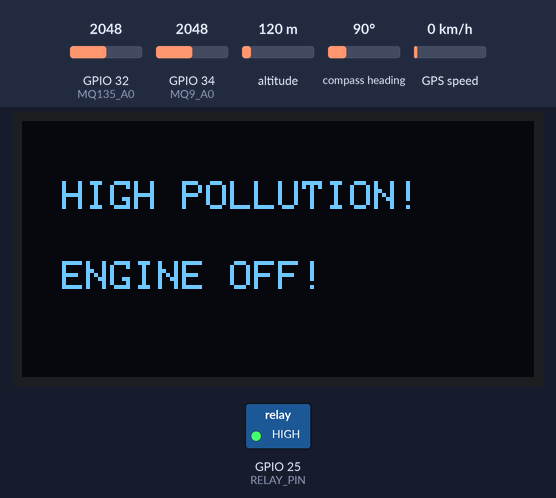
Recording of a sketch running on a simulated ESP32. Parts: 128×64 one-colour display, switched loads named in the sketch (green lamp = pin HIGH). Inputs (shaded band) come from the test bench; at power-on: GPIO 32 (MQ135_A0) = 2048, GPIO 34 (MQ9_A0) = 2048, altitude 120 m, compass heading 90°, GPS speed 0 km/h. WiFi joins after 1.5 s; servers stay silent unless stated; the GPS gets a fix after 3 s at 37.7749, -122.4194 with 8 satellites; no MQTT or app messages arrive unless stated; what the sketch prints to the serial monitor is not drawn.

Above: at 1.7 s.
Timing chart, 0 to 3.2 s (numbered marks = the images above):
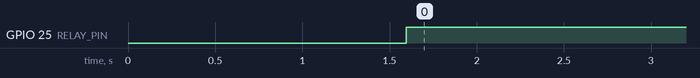

Measured:
- by itself, GPIO 25 (RELAY_PIN): LOW → HIGH at 1.6 s

The sketch:

mq_with_aws.ino
```cpp
#include <Wire.h>
#include <Adafruit_GFX.h>
#include <Adafruit_SSD1306.h>
#include <HardwareSerial.h>
#include <TinyGPS++.h>
#include <WiFi.h>
#include <WiFiClientSecure.h>
#include <PubSubClient.h>

// OLED Display Settings
#define SCREEN_WIDTH 128
#define SCREEN_HEIGHT 64
Adafruit_SSD1306 display(SCREEN_WIDTH, SCREEN_HEIGHT, &Wire, -1);

// Sensor & Relay Pins
const int MQ135_A0 = 32;
const int MQ9_A0 = 34;
const int RELAY_PIN = 25;

// Pollution Thresholds
const float MQ135_THRESHOLD = 1.2;
const float MQ9_THRESHOLD = 0.5;

// GPS Module Pins
#define RXD2 16
#define TXD2 17
HardwareSerial gpsSerial(1);
TinyGPSPlus gps;

// Wi-Fi Credentials
const char* ssid = "realme 8i";
const char* password = "raj@12345";

// AWS IoT Core Settings
const char* mqtt_server = "a1s2te1nmhg9mc-ats.iot.eu-north-1.amazonaws.com";
const char* mqtt_topic = "bike/pollution";
WiFiClientSecure net;
PubSubClient client(net);

// SSL Certificates
const char* aws_cert_ca = "-----BEGIN CERTIFICATE-----\n"
"MIIDQTCCAimgAwIBAgITBmyfz5m/jAo54vB4ikPmljZbyjANBgkqhkiG9w0BAQsF\n"
"ADA5MQswCQYDVQQGEwJVUzEPMA0GA1UEChMGQW1hem9uMRkwFwYDVQQDExBBbWF6\n"
"b24gUm9vdCBDQSAxMB4XDTE1MDUyNjAwMDAwMFoXDTM4MDExNzAwMDAwMFowOTEL\n"
"MAkGA1UEBhMCVVMxDzANBgNVBAoTBkFtYXpvbjEZMBcGA1UEAxMQQW1hem9uIFJv\n"
"b3QgQ0EgMTCCASIwDQYJKoZIhvcNAQEBBQADggEPADCCAQoCggEBALJ4gHHKeNXj\n"
"ca9HgFB0fW7Y14h29Jlo91ghYPl0hAEvrAIthtOgQ3pOsqTQNroBvo3bSMgHFzZM\n"
"9O6II8c+6zf1tRn4SWiw3te5djgdYZ6k/oI2peVKVuRF4fn9tBb6dNqcmzU5L/qw\n"
"IFAGbHrQgLKm+a/sRxmPUDgH3KKHOVj4utWp+UhnMJbulHheb4mjUcAwhmahRWa6\n"
"VOujw5H5SNz/0egwLX0tdHA114gk957EWW67c4cX8jJGKLhD+rcdqsq08p8kDi1L\n"
"93FcXmn/6pUCyziKrlA4b9v7LWIbxcceVOF34GfID5yHI9Y/QCB/IIDEgEw+OyQm\n"
"jgSubJrIqg0CAwEAAaNCMEAwDwYDVR0TAQH/BAUwAwEB/zAOBgNVHQ8BAf8EBAMC\n"
"AYYwHQYDVR0OBBYEFIQYzIU07LwMlJQuCFmcx7IQTgoIMA0GCSqGSIb3DQEBCwUA\n"
"A4IBAQCY8jdaQZChGsV2USggNiMOruYou6r4lK5IpDB/G/wkjUu0yKGX9rbxenDI\n"
"U5PMCCjjmCXPI6T53iHTfIUJrU6adTrCC2qJeHZERxhlbI1Bjjt/msv0tadQ1wUs\n"
"N+gDS63pYaACbvXy8MWy7Vu33PqUXHeeE6V/Uq2V8viTO96LXFvKWlJbYK8U90vv\n"
"o/ufQJVtMVT8QtPHRh8jrdkPSHCa2XV4cdFyQzR1bldZwgJcJmApzyMZFo6IQ6XU\n"
"5MsI+yMRQ+hDKXJioaldXgjUkK642M4UwtBV8ob2xJNDd2ZhwLnoQdeXeGADbkpy\n"
"rqXRfboQnoZsG4q5WTP468SQvvG5\n"
"-----END CERTIFICATE-----\n";

const char* aws_cert_client = "-----BEGIN CERTIFICATE-----\n"
"MIIDWjCCAkKgAwIBAgIVANv1dvfN6DPsAKMfbTM9FZqnBXREMA0GCSqGSIb3DQEB\n"
"CwUAME0xSzBJBgNVBAsMQkFtYXpvbiBXZWIgU2VydmljZXMgTz1BbWF6b24uY29t\n"
"IEluYy4gTD1TZWF0dGxlIFNUPVdhc2hpbmd0b24gQz1VUzAeFw0yNTAzMTgwMjEw\n"
"MTNaFw00OTEyMzEyMzU5NTlaMB4xHDAaBgNVBAMME0FXUyBJb1QgQ2VydGlmaWNh\n"
"dGUwggEiMA0GCSqGSIb3DQEBAQUAA4IBDwAwggEKAoIBAQDDfgrsDH2pMD95DGUi\n"
"8LUOLZIGeDUU1lab2Rv2BKGT/4CHzHOxLYAdlJEQL/UeF8YHoB0eJ4uTRREU1n+B\n"
"8twMNPamlKhN/tfLtE4Qt7TFsTS04dWuDuLUmf4+Y+kVoThNvnRYB2L1Uh4roO1S\n"
"lwlW2gailgVvirK6451bPxwaYOMPj8PXPVd94FAKGM4OQ58vaDDGkoGq5CQYwV78\n"
"66s5qXlCloQfjd9vLjAK3htbAawB7YTaW8EX9lDgzfbKlg4++vmEP6cpGQQPhaiY\n"
"BHgzimvX2oBsMsYQyCnnG/U9vYLt5w5S46NGY/voyUqUQ4WnXR8h9fCXkCMsp7Ep\n"
"GQnrAgMBAAGjYDBeMB8GA1UdIwQYMBaAFN87ZudGCtWhyYnSpG3r3w8A4SBYMB0G\n"
"A1UdDgQWBBTnGX+7cqnlATByPw7NDi0uLolItzAMBgNVHRMBAf8EAjAAMA4GA1Ud\n"
"DwEB/wQEAwIHgDANBgkqhkiG9w0BAQsFAAOCAQEAgwFCbQH4xwVh9p9Zer+HEY8Z\n"
"OGglApRq5/6IbLHJ/+FZKOmUteIr/HgZmetu2ltoHT9SW7F3sEsIz6mYYGONcT+H\n"
"Z31ELrl3I+zxbMMny60haS0KbiNkixn61n40wEeMyJxrSxUwpJ2o8ZjkKEI9K2G8\n"
"GvHoGILka4gL2HV4Va/HB4fGA1YvY8gIlAutHQ+KI9IjOZAuj33YcgOEzqWPu4Vk\n"
"yLjWer8a6syTgasTwfdD+AuacPJxrxYdFo4tkEOcJsg7YaHVrYCtuQECGkz36Me5\n"
"ApffjTr2iAIX7I7H2dpH4kugpspOIRp725eRiLUGeZZ5vI/w/jMHgnXVNAwHBg==\n"
"-----END CERTIFICATE-----\n";

const char* aws_cert_private = "-----BEGIN RSA PRIVATE KEY-----\n"
"MIIEogIBAAKCAQEAw34K7Ax9qTA/eQxlIvC1Di2SBng1FNZWm9kb9gShk/+Ah8xz\n"
"sS2AHZSREC/1HhfGB6AdHieLk0URFNZ/gfLcDDT2ppSoTf7Xy7ROELe0xbE0tOHV\n"
"rg7i1Jn+PmPpFaE4Tb50WAdi9VIeK6DtUpcJVtoGopYFb4qyuuOdWz8cGmDjD4/D\n"
"1z1XfeBQChjODkOfL2gwxpKBquQkGMFe/OurOal5QpaEH43fby4wCt4bWwGsAe2E\n"
"2lvBF/ZQ4M32ypYOPvr5hD+nKRkED4WomAR4M4pr19qAbDLGEMgp5xv1Pb2C7ecO\n"
"UuOjRmP76MlKlEOFp10fIfXwl5AjLKexKRkJ6wIDAQABAoIBAAsUH4ZVBuIJq+8u\n"
"NqUOQxR0nKvlMAzoQKxAV4dPp+B9QElx2rSVwYbrnnTuYtO7wSs5daz5zL0h0t/9\n"
"b+hrXPEMJ1Y1YnxZDt2qcCoeXw49BqGhkrx0d4JY38GlY9Yn9srhGjLK6F7CspcC\n"
"XbCqgor7fBjGq7QwhgR1VbuQDgWoknfkFaaNrIZJvyN1yZ6DWTKBLG/mxI6qxFQr\n"
"7A5qZT/IYpZgkev/1a+gzFem7K2Iv/2CLegq076CBxfnbd3hVPqPglmeHqHrVe82\n"
"lUKbXetTj5mmfJgpUCK5fJN1DqdbGZ/vzRiyr8oVxwXS/IoziVpLc8YRNelhFvj4\n"
"VmFFRbECgYEA+AlgyzyHVGJEgyPtgfIa3BBTtv5bjX6Dj/4agzk64lihiaHhVZGQ\n"
"/IFQb5FNzZhomfFmUYJNfCLd73OWzHPiyhRhozamJH+t1oPGeo4zO7u2tVC1dG44\n"
"Yf6UNP2ykPlZtTp8NaEGAYvcupoFFDJP6h0VReGOvYs/atg0tbDIHpUCgYEAycTN\n"
"H9l7fI/w5cSbKaAFfabX5EVxguTgTZg41UMKAEkADX15eCGC56dAC7avTHzhwPyq\n"
"Qag83v0+mCkUBxhObwwZV+E2PH1xzhx18f0XXniNV5lV+BiXQF0V0HPYW9RUS8Sw\n"
"ZJXCBty/Jgoc95Nv2OXmYRLXsSV5XRCIiGL45n8CgYAmTQxtVcNv/FyoA3xBfKk5\n"
"IixLLavlhYu7SHm/ma7GFPmczyqElB3XYACTudRR0x8T5nruSzi72oZ621aF678x\n"
"hUQud9nf+PdXELItapfuuWXVSck7WWnLeAxawnI4gMihe46CmYLb6kUDa5UtMTe1\n"
"5xfJ2rK4AjCgxxIcnFfKoQKBgG1MA0XGfMMcAgWlO9wPiAnp0DcievvJ2cuOsvKr\n"
"TwaahMHJ/3vYw12TVvlBa7JGT9BHzj6k0NyGWFr6nZO+UfaLmkrlf4jC91wMRMPi\n"
"Mr+FFCOot04enAhMpF1383LDESq+EENccG9hMtZ7Ufe20TawSty45UhboWONajhf\n"
"TK8nAoGAJwxp7OnMzGNBe9offI97VM1+xSJ6S9lPAAmDLSFaARm8tpzfawvkbDdX\n"
"mvalNFVJVRYLOK0eJ9KvLKZr3IAwUPgA4ernUATUKWLO+YzwTGzqlYrtk0SIgTRF\n"
"0k9olAC8mko1gVkiJ6M2PtKogF+hHC7PHYWweSS4pg8JEIyT2QY=\n"
"-----END RSA PRIVATE KEY-----\n";

// Wi-Fi & MQTT Connection Setup
void connectAWS() {
    WiFi.begin(ssid, password);
    Serial.print("Connecting to Wi-Fi");
    while (WiFi.status() != WL_CONNECTED) {
        Serial.print(".");
        delay(500);
    }
    Serial.println("\nWi-Fi Connected!");

    net.setCACert(aws_cert_ca);
    net.setCertificate(aws_cert_client);
    net.setPrivateKey(aws_cert_private);
    client.setServer(mqtt_server, 8883);

    while (!client.connected()) {
        Serial.print("Connecting to AWS IoT...");
        if (client.connect("ESP32_Bike")) {
            Serial.println("Connected!");
        } else {
            Serial.print("Failed. Retry in 5 sec...");
            delay(5000);
        }
    }
}

// Send Data to AWS IoT
void publishData(String device_id,float mq135, float mq9, float lat, float lon, bool pollutionStatus) {
    char payload[300];
    snprintf(payload, sizeof(payload),
        "{\"Device_ID\": \"%s\", \"MQ135\": %.2f, \"MQ9\": %.2f, \"Latitude\": \"%.4f°\", \"Longitude\": \"%.4f°\", \"Message\": %s}",
        device_id.c_str(),mq135, mq9, lat, lon, pollutionStatus ? "\"High Pollution Detected! Stopping Engine...\"": "\"Air Quality Normal. Engine Running.\"");

    Serial.println("Publishing: " + String(payload));
    client.publish(mqtt_topic, payload);
}

void setup() {
    Serial.begin(115200);
    gpsSerial.begin(9600, SERIAL_8N1, RXD2, TXD2);

    pinMode(RELAY_PIN, OUTPUT);
    digitalWrite(RELAY_PIN, LOW);  // Engine ON

    if (!display.begin(SSD1306_SWITCHCAPVCC, 0x3C)) {
        Serial.println("SSD1306 allocation failed");
        while (1);
    }
    display.clearDisplay();

    WiFi.mode(WIFI_STA);
    connectAWS();
}

void loop() {
    if (!client.connected()) {
        connectAWS();
    }
    client.loop();

    String device_id="Esp32";
    float voltage_MQ135 = analogRead(MQ135_A0) * (3.3 / 4095.0);
    float voltage_MQ9 = analogRead(MQ9_A0) * (3.3 / 4095.0);
    //float latitude=17.99836;
    //float longitude=79.56193;

    Serial.print("MQ-135: "); Serial.print(voltage_MQ135);
    Serial.print(" V || MQ-9: "); Serial.print(voltage_MQ9);
    Serial.print(" V");

    while (gpsSerial.available()) {
        gps.encode(gpsSerial.read());
    }

    float latitude = gps.location.isValid() ? gps.location.lat() : 0.0;
    float longitude = gps.location.isValid() ? gps.location.lng() : 0.0;

    Serial.print(" || Latitude: "); Serial.print(latitude); Serial.print("°");
    Serial.print(" | Longitude: "); Serial.print(longitude); Serial.println("°");

    bool pollutionDetected = (voltage_MQ135 > MQ135_THRESHOLD || voltage_MQ9 > MQ9_THRESHOLD);
    if (pollutionDetected) {
        digitalWrite(RELAY_PIN, HIGH);  // Engine OFF
        display.clearDisplay();
        display.setTextSize(1);
        display.setTextColor(WHITE);
        display.setCursor(10, 15);
        display.print("HIGH POLLUTION!");
        display.setCursor(10, 35);
        display.print("ENGINE OFF!");
    } else {
        digitalWrite(RELAY_PIN, LOW);  // Engine ON
        display.clearDisplay();
        display.setTextSize(2);
        display.setTextColor(WHITE);
        display.setCursor(20, 15);
        display.print("Engine");
        display.setCursor(20, 35);
        display.print("Running");
    }

    display.display();
    publishData(device_id,voltage_MQ135, voltage_MQ9, latitude, longitude, pollutionDetected);

    client.loop();
    delay(5000);  // 5-second interval
}
```
